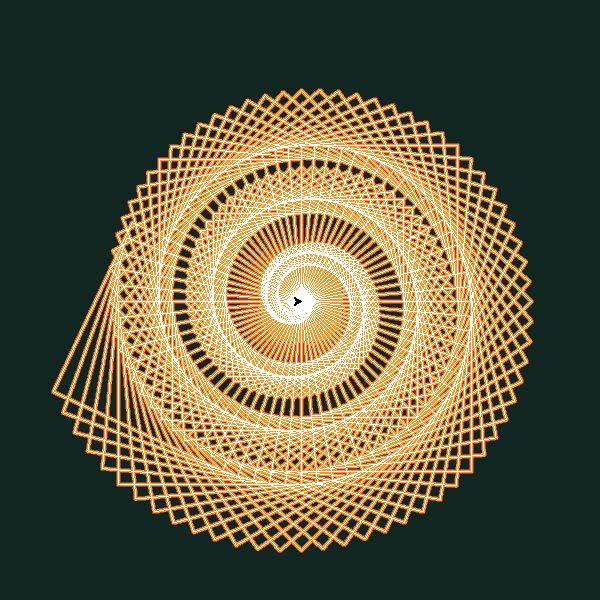

Generate this figure with Python:
from turtle import *
from PIL import Image
from turtle_tools import draw_background


tracer(0, 0)
speed(0)
def tegn_firkant(lengde):
  for kant in range(4):
    forward(lengde)
    right(90)
    
skjerm = Screen()
skjerm.setup(800, 800)
skjerm.bgcolor('#112620')
draw_background()

speed(0)

farger = ['#A6372D', '#F29A2E', '#FFFFFF']
for i, farge in enumerate(farger):
  color(farge)
  pensize(5-2*i)
  home()
  for lengde in range(10, 250, 1):
    tegn_firkant(lengde)
    right(5)
  
update()

hideturtle()
cv = getcanvas()
cv.postscript(file="firkantspiral.ps", colormode='color')
img = Image.open('firkantspiral.ps')
img.save('firkantspiral.png', 'png')


done()
